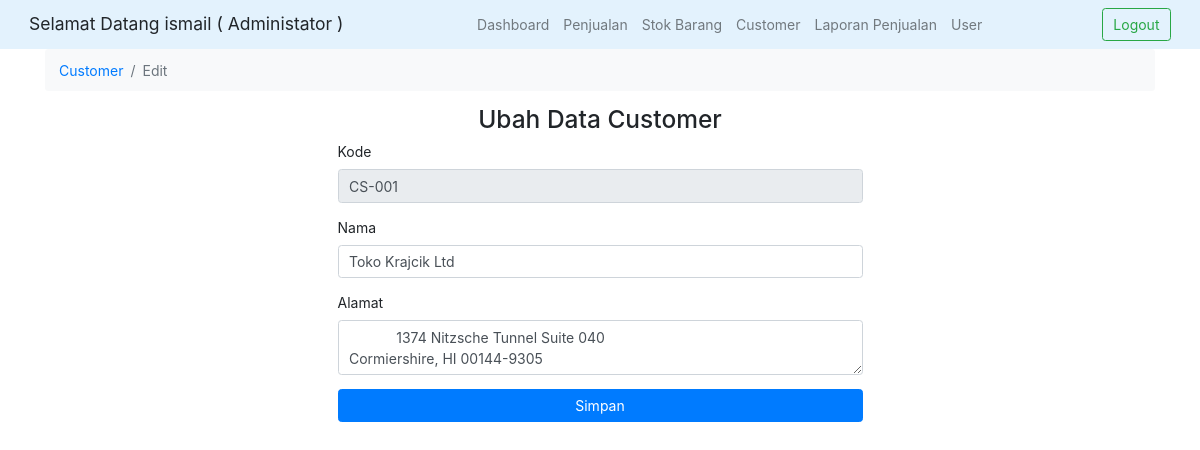
Screenshot of /edit_customer.php?id=1 (signed in) with the database file from the repository.
### tables this page shows
CREATE TABLE `customer` (
  `id` int(11) NOT NULL AUTO_INCREMENT,
  `nama` varchar(255) NOT NULL,
  `alamat` text,
  `kode` varchar(255) NOT NULL,
  PRIMARY KEY (`id`)
);

### edit_customer.php (the view, shortened to what this page needs)
<?php
    include('template/header.php');
    $id = $_GET['id'];
    $query = 'SELECT * FROM customer WHERE id="'. $id .'"';
    $data = $db->query($query)->fetch_object();
?>
<div class="container">
<nav aria-label="breadcrumb">
    <ol class="breadcrumb bg-light">
        <li class="breadcrumb-item"><a href="customer.php">Customer</a></li>
        <li class="breadcrumb-item active" aria-current="page">Edit</li>
    </ol>
</nav>
<div class="text-center">
<h3>Ubah Data Customer</h3>
</div>
<div class="col-md-6 offset-md-3">
<form action="update_customer.php" method="post">
    <div class="form-group">
        <label>Kode</label>
        <input type="text" name="kode" class="form-control" disabled value="<?php echo $data->kode ?>">
    </div>
    <div class="form-group">
        <label>Nama</label>
        <input type="text" name="nama" class="form-control" value="<?php echo $data->nama ?>">
    </div>
    <div class="form-group">
        <label>Alamat</label>
        <textarea name="alamat" class="form-control">
            <?php echo $data->alamat ?>
        </textarea>
    </div>
    <input type="submit" value="Simpan" class="btn btn-primary btn-block">
</form>
</div>
</div>

### style.css (style rules this page uses)
html { font-size: 14px; }

### rows the page displays
customer: kode "CS-001", nama "Toko Krajcik Ltd", alamat "1374 Nitzsche Tunnel Suite 040 Cormiershire, HI 00144-9305"

### other values shown
$user->name "ismail"
$user->role "Administator"
